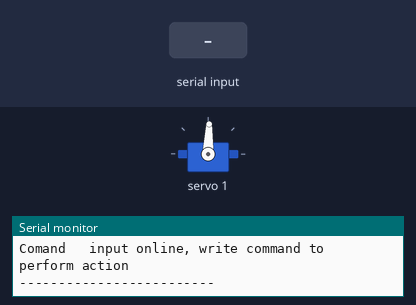
Bench run of a sketch on a simulated Arduino Uno, built with avr-gcc and run on an emulated ATmega328P. Shown: servo, the last lines printed to the serial monitor. Inputs (shaded band) come from the test bench.

Above: at 5.2 s.
5.3 s: "200\n" received over Serial
At 6.5 s:
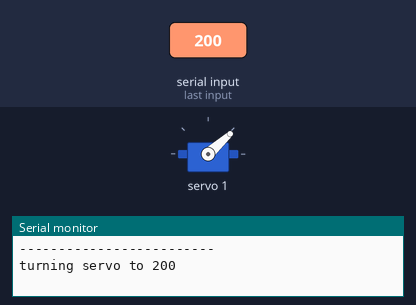
6.8 s: "90,45\n" received over Serial
At 7.7 s:
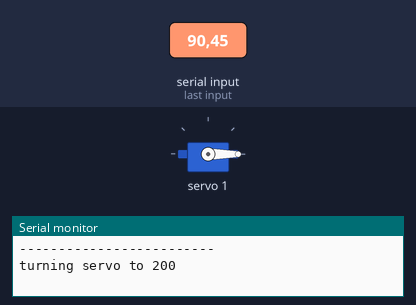
Timing chart, 0 to 9.8 s (numbered marks = the images above; inputs shaded):
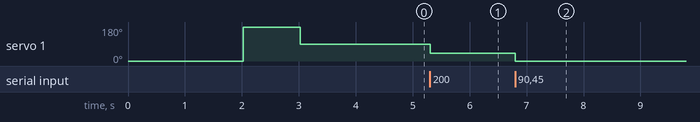

The sketch:

servoPWMcalibration.ino
```cpp
/*
This code is modifed from:
Using Serial Monitor to Control Servo Motor (11/14/2018). Kub_Luk
<https://projecthub.arduino.cc/Kub_Luk/using-serial-monitor-to-control-servo-motor-c55083>
Accessed on 11/17/2024

the range Dr. Chris determined is 100 - 490. try yours
*/
#include <Wire.h>
#include <Adafruit_PWMServoDriver.h>
Adafruit_PWMServoDriver pwm = Adafruit_PWMServoDriver();
#define SERVO_FREQ 50  // Analog servos run at ~50 Hz updates

void setup() {
  Serial.begin(9600);
  pwm.begin();
  pwm.setOscillatorFrequency(27000000);
  pwm.setPWMFreq(SERVO_FREQ);
  delay(10);
  while (!Serial)

  Serial.println("-------------------------");
  Serial.println("ARos   is loading....");
  delay(1000);
  Serial.println("ARos loaded succesfully");
  Serial.println("-------------------------");

  Serial.println("calibrating   servo...");
  pwm.setPWM(1, 0, 100);  ///update
  delay(1000);
  pwm.setPWM(1, 0, 490);
  delay(1000);
  pwm.setPWM(1, 0, 298);
  delay(1000);
  Serial.println("servo   calibrated");
  Serial.println("-------------------------");
  Serial.println("Comand   input online, write command to perform action");
  Serial.println("-------------------------");
}


void loop() {
  if (Serial.available()) {
    int state = Serial.parseInt();

    pwm.setPWM(1, 0, state);
    delay(1000);
    Serial.print("turning servo to ");
    Serial.println(state);
  }
}
```

Measured:
- after the input at 5.3 s, servo 1: 88° → 42° at once
- after the input at 6.8 s, servo 1: 42° → 0° at once
